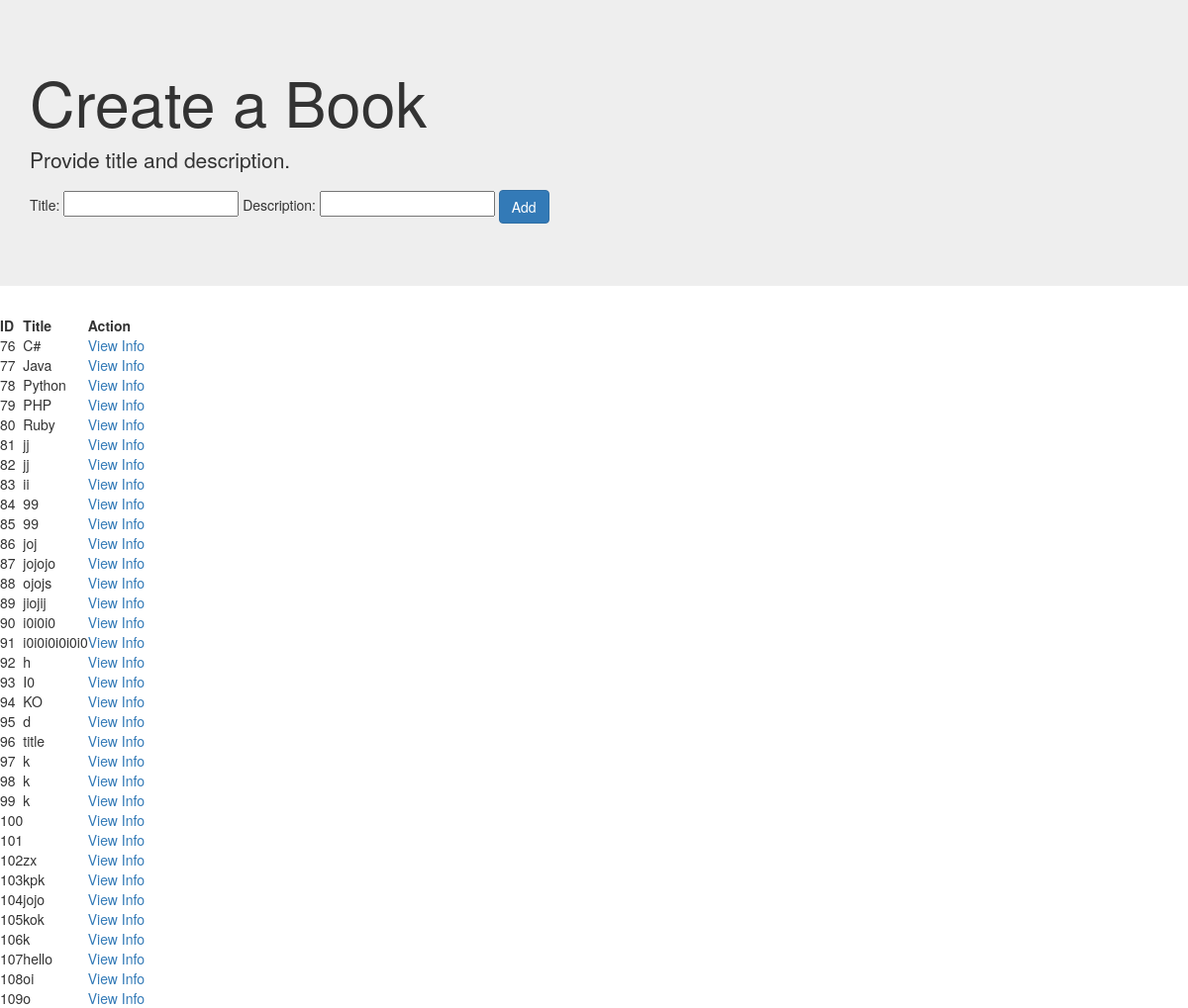
The page / on the database its author committed.
### books_authors_app/models.py (models this page shows, shortened)
class Book(models.Model):
    title = models.CharField(max_length=255)
    desc = models.TextField()
    created_at = models.DateTimeField(auto_now_add=True)
    updated_at = models.DateTimeField(auto_now=True)

### books_authors_app/views.py (the view)
# urls.py: path('', views.index),
def index(request):
    context = {
        'books': Book.objects.all(),
    }
    return render(request,'index.html', context)

### books_authors_app/templates/index.html (shortened to what this page needs)
<!DOCTYPE html>
<html lang="en">
<head>
    <link rel="stylesheet" href="https://maxcdn.bootstrapcdn.com/bootstrap/3.4.1/css/bootstrap.min.css">
</head>
<body>
    <div class="jumbotron jumbotron-fluid">
        <div class="container">
            <h1 class="display-4">Create a Book</h1>
            <p class="lead">Provide title and description.</p>
            <div>
                <form action="/post_books" method="POST">
                    <div class="form-group">
                        Title: <input type='text' name='title'>
                        Description: <input type='text' name='description'>
                        <input type="submit" name="Add" class="btn btn-primary" value="Add">
                    </div>
                </form>
            </div>
        </div>
    </div>
    <div>
        <table>
                <tr>
                    <th>ID</th>
                    <th>Title</th>
                    <th>Action</th>
                </tr>
                {% for book in books%}
                    <tr>
                        <td>{{book.id}}</td>
                        <td>{{book.title}}</td>
                        <td><a href="/books/{{book.id}}">View Info</a></td>
                        {% endfor %}
                    </tr>
        </table>
    </div>
</body>
</html>

### books_authors_app/templates/index.html (style rules this page uses)
th { margin-right: 20px; }

### rows shown on the page
Book: id "76", title "C#"
Book: id "77", title "Java"
Book: id "78", title "Python"
Book: id "79", title "PHP"
Book: id "80", title "Ruby"
Book: id "81", title "jj"
Book: id "82", title "jj"
Book: id "83", title "ii"
Book: id "84", title "99"
Book: id "85", title "99"
Book: id "86", title "joj"
Book: id "87", title "jojojo"
Book: id "88", title "ojojs"
Book: id "89", title "jiojij"
Book: id "90", title "i0i0i0"
Book: id "91", title "i0i0i0i0i0i0"
Book: id "92", title "h"
Book: id "93", title "I0"
Book: id "94", title "KO"
Book: id "95", title "d"
Book: id "96", title "title"
Book: id "97", title "k"
Book: id "98", title "k"
Book: id "99", title "k"
Book: id "100"
Book: id "101"
Book: id "102", title "zx"
Book: id "103", title "kpk"
Book: id "104", title "jojo"
Book: id "105", title "kok"
Book: id "106", title "k"
Book: id "107", title "hello"
Book: id "108", title "oi"
Book: id "109", title "o"
